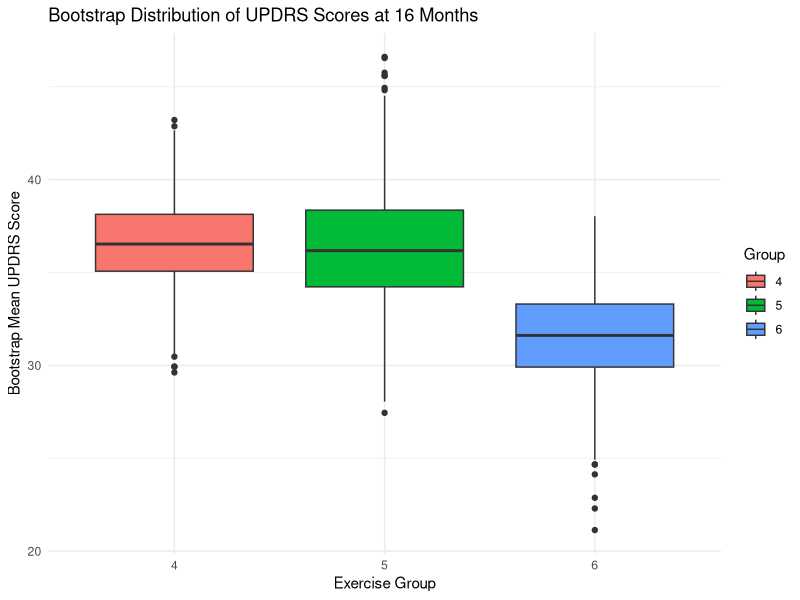
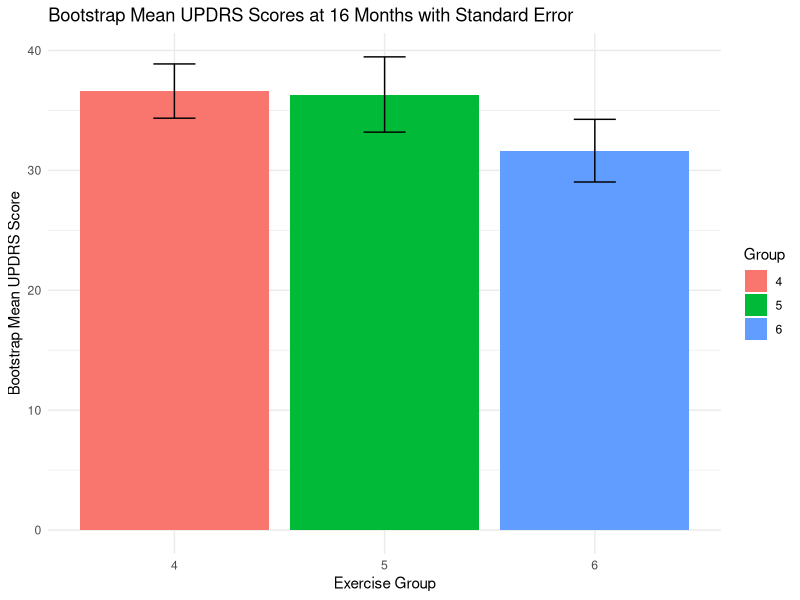

The R script that drew these images, in order:
getwd()
setwd("/Users/kaiyangqian/Rcode")


# Set the seed for reproducibility
set.seed(1207)

# Load necessary libraries
library(boot)

# Read in the data from the CSV file
pd_data <- read.csv('PD Exercise RCT Selected Secondary Outcomes - Wide.csv')

# Define the bootstrap statistic function
bootstrap_mean <- function(data, indices) {
  # Sample with the given indices
  d <- data[indices,] 
  # Calculate mean
  mean(d$UPDRS16, na.rm = TRUE)
}

# Perform the bootstrap analysis for each group
bootstrap_results <- lapply(split(pd_data, pd_data$Group), function(group_data) {
  boot(data = group_data, statistic = bootstrap_mean, R = 1000)
})

# Calculate the mean and confidence intervals for each group
bootstrap_summary <- sapply(bootstrap_results, function(b) {
  c(Mean = mean(b$t),
    Variance = var(b$t),
    `Lower CI (2.5%)` = quantile(b$t, 0.025),
    `Upper CI (97.5%)` = quantile(b$t, 0.975))
})

# Print the results
print(bootstrap_summary)


library(ggplot2)

# Combine all bootstrap results into one data frame for plotting
bootstrap_data <- do.call(rbind, lapply(names(bootstrap_results), function(group) {
  data.frame(Group = group, Mean = bootstrap_results[[group]]$t)
}))

# Convert the 'Group' variable to a factor if it's not already
bootstrap_data$Group <- factor(bootstrap_data$Group, levels = names(bootstrap_results))

# Create the plot
ggplot(bootstrap_data, aes(x = Group, y = Mean, fill = Group)) +
  geom_boxplot() +
  labs(title = "Bootstrap Distribution of UPDRS Scores at 16 Months",
       x = "Exercise Group",
       y = "Bootstrap Mean UPDRS Score",
       fill = "Group") +
  theme_minimal()








library(ggplot2)

# Create a summary data frame with the mean and standard error (square root of variance)
summary_data <- do.call(rbind, lapply(names(bootstrap_results), function(group) {
  data.frame(
    Group = group,
    Mean = mean(bootstrap_results[[group]]$t),
    SE = sqrt(var(bootstrap_results[[group]]$t))
  )
}))

# Convert the 'Group' variable to a factor
summary_data$Group <- factor(summary_data$Group, levels = names(bootstrap_results))

# Create the plot with error bars
ggplot(summary_data, aes(x = Group, y = Mean, fill = Group)) +
  geom_bar(stat = "identity", position = position_dodge()) +
  geom_errorbar(aes(ymin = Mean - SE, ymax = Mean + SE), width = 0.2, position = position_dodge(0.9)) +
  labs(title = "Bootstrap Mean UPDRS Scores at 16 Months with Standard Error",
       x = "Exercise Group",
       y = "Bootstrap Mean UPDRS Score",
       fill = "Group") +
  theme_minimal()




